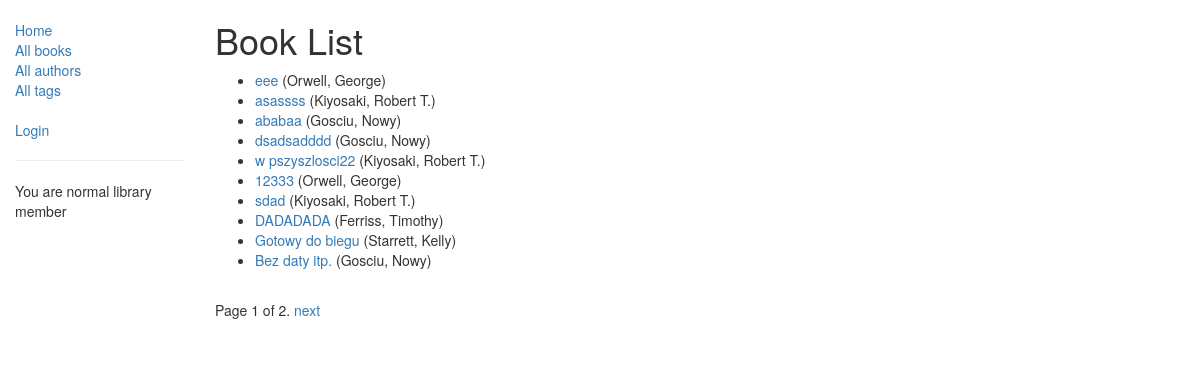
Page /libraryapp/books/ on the earlier database version.
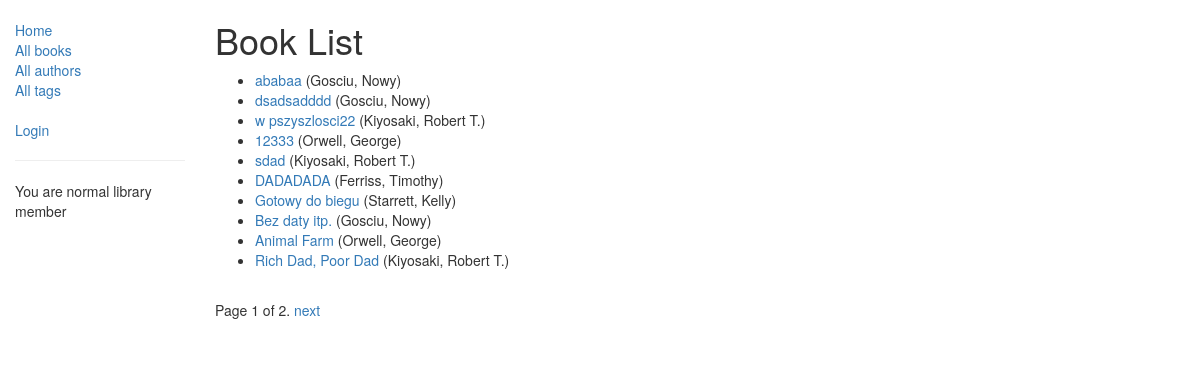
Same page on the later database version.
### libraryapp/models.py (models this page shows, shortened)
class Book(models.Model):
    title = models.CharField(max_length=200)
    author = models.ForeignKey('Author', on_delete=models.SET_NULL, null=True)
    summary = models.TextField(max_length=1000, help_text='Enter a brief description of the book', blank=True)
    tag = models.ManyToManyField(Tag, help_text='Select a tags for this book', blank=True)
    genre = models.ForeignKey('Genre', on_delete=models.SET_NULL, null=True, blank=True)
    language = models.ForeignKey('Language', on_delete=models.SET_NULL, null=True, blank=True)
    formats = (
    	('p', 'Paperback'),
    	('e', 'Ebook'),
    	('a', 'Audiobook'),
    	)
    book_format = models.CharField(max_length=1, choices=formats, blank=True, default='p', help_text='Book format')
    read_date = models.DateField(help_text='Enter a read date in the past', null=True, blank=True)
    class Meta:
        ordering = ['-id']
    def get_absolute_url(self):
        return reverse('book-detail', args=[str(self.id)])

class Author(models.Model):
    first_name = models.CharField(max_length=100)
    last_name = models.CharField(max_length=100)
    class Meta:
        ordering = ["last_name","first_name"]
    def __str__(self):
        return '{0}, {1}'.format(self.last_name,self.first_name)

### libraryapp/views.py (the view)
# urls.py: path('books/', views.BookListView.as_view(), name='books'),
class BookListView(generic.ListView):
    model = Book
    paginate_by = 10

### libraryapp/templates/libraryapp/book_list.html (shortened to what this page needs)
{% extends "base_generic.html" %}
{% block content %}
    <h1>Book List</h1>
    {% if book_list %}
    <ul>
      {% for book in book_list %}
      <li>
        <a href="{{ book.get_absolute_url }}">{{ book.title }}</a> ({{book.author}})
      </li>
      {% endfor %}
    </ul>
    {% else %}
      <p>There are no books in the library.</p>
    {% endif %}
{% endblock %}

Differences in the rows shown:
removed Book: title "eee", author "Orwell, George"
removed Book: title "asassss", author "Kiyosaki, Robert T."
now on this page (row unchanged): Book: title "Animal Farm", author "Orwell, George"
now on this page (row unchanged): Book: title "Rich Dad, Poor Dad", author "Kiyosaki, Robert T."
